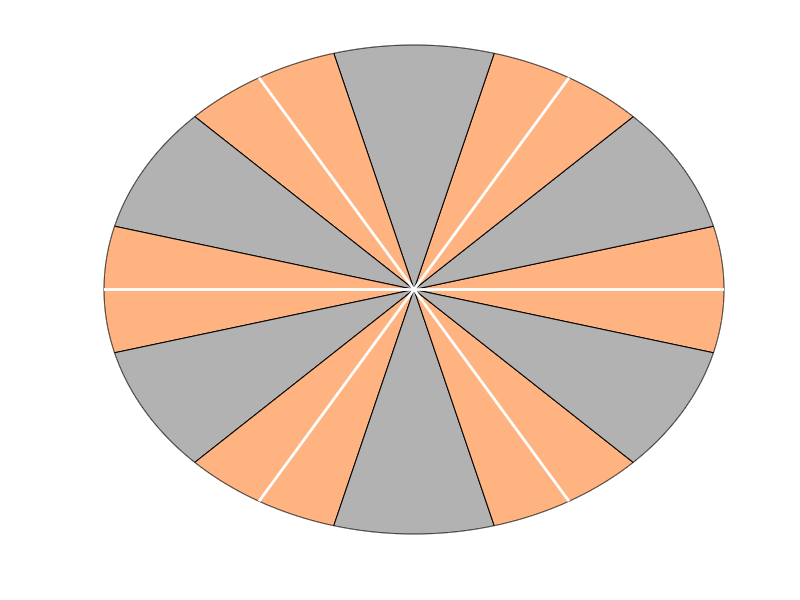
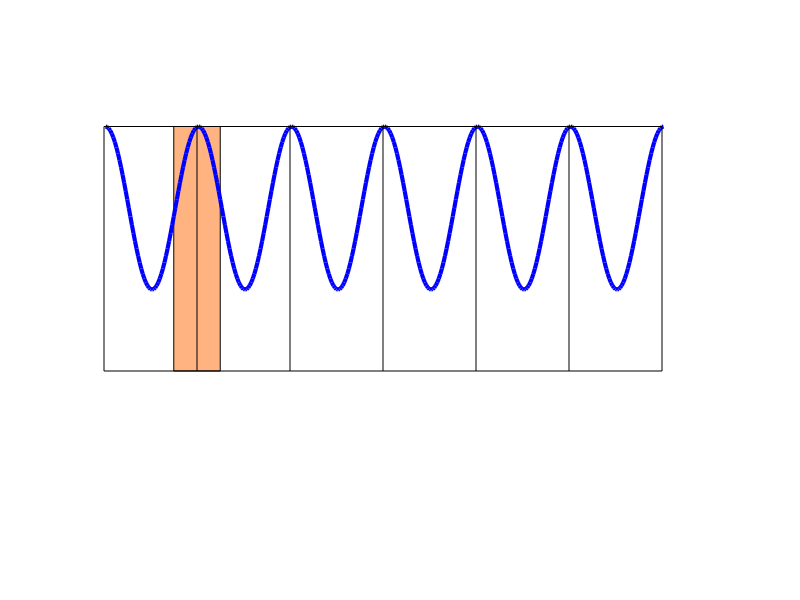

The MATLAB script that drew these images, in order:
clear,close all
% plots the polar plot


step = 2*pi/24;  % 15 degrees  


angs = -step:step*2:2*pi-step;

radio = 10;

h = 0;
k = 0;
figure, hold on
for p = 1:length(angs)-1
    t = linspace(angs(p),angs(p + 1),1000);

    x = radio * cos(t) + h;
    y = radio * sin(t) + k;
    x = [x h x(1)];
    y = [y k y(1)];
    
    if mod(p,2), Color = [255, 179, 128]/255; else Color = [.7 .7 .7];end

    han = fill(x,y,Color);
%     alpha(han, 0.4)
end
axis off
line([-10 10],[0 0],'Color','w','LineWidth',2)

t = 60*2*pi/360; % 60 grados
x = radio * cos(t) + h;
y = radio * sin(t) + k;
line([-x x],[-y y],'Color','w','LineWidth',2)

t = 120*2*pi/360; % 120 grados
x = radio * cos(t) + h;
y = radio * sin(t) + k;
line([-x x],[-y y],'Color','w','LineWidth',2)
    
%%
Color = [255, 179, 128]/255;

figure, hold on
han = fill([45 45 75 75],[2 5 5 2],Color);
% alpha(han, 0.3)


angs3 = 0:001:360;
angs3 = angs3 * 2*pi  / 360;
a=cos(6*angs3);


plot(a+4,'b','linewidth',3)
ylim([0 6])

an = [60 120 180 240 300];
for i = 1:length(an)
    line([an(i) an(i)],[2 5],'Color','k');
end


line([0 0 ],[2 5],'Color','k');
line([360 360 ],[2 5],'Color','k');
line([0 360 ],[5 5],'Color','k');
line([0 360 ],[2 2],'Color','k');
    
set(gcf,'Position',[   520   593   839   205])
% axis tight
box off
axis off


